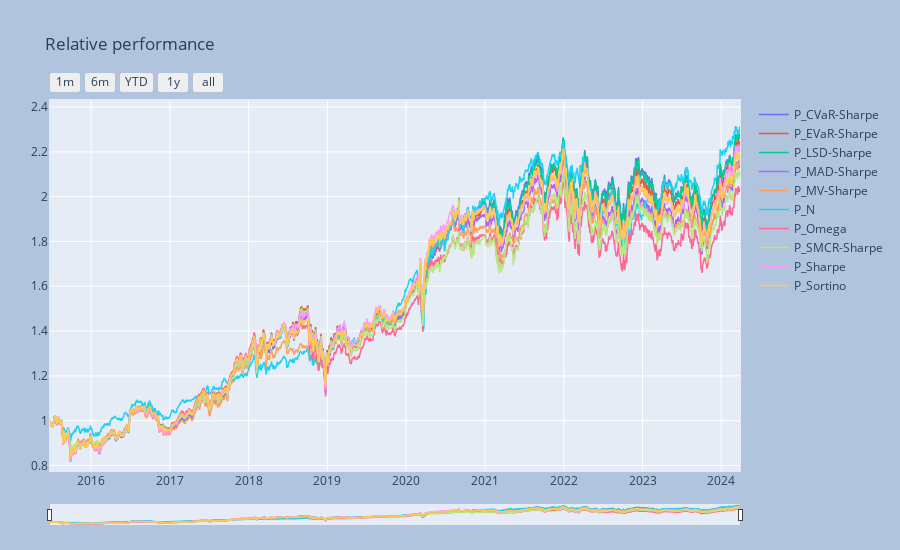

The cell this chart's notebook holds for it:
### Markdown cell above
### Time-series visualization 

We used the flag `componly=True` to plot only the portfolio components.

### Code cell
_ = ps.port_view_all(componly=True, fancy=True, title="Relative performance")

### Figure 1 — Plotly figure (JSON) as saved in the notebook; plotly's stock layout.template omitted (floating-point values rounded to 4 significant figures; data arrays with more than 128 entries replaced by an {"elided": "..."} marker saying what was removed)
{"data": [{"line": {"width": 1.5}, "name": "P_CVaR-Sharpe", "type": "scatter", "x": {"elided": "2205 str values"}, "y": {"elided": "2205 float values"}}, {"line": {"width": 1.5}, "name": "P_EVaR-Sharpe", "type": "scatter", "x": {"elided": "2205 str values"}, "y": {"elided": "2205 float values"}}, {"line": {"width": 1.5}, "name": "P_LSD-Sharpe", "type": "scatter", "x": {"elided": "2205 str values"}, "y": {"elided": "2205 float values"}}, {"line": {"width": 1.5}, "name": "P_MAD-Sharpe", "type": "scatter", "x": {"elided": "2205 str values"}, "y": {"elided": "2205 float values"}}, {"line": {"width": 1.5}, "name": "P_MV-Sharpe", "type": "scatter", "x": {"elided": "2205 str values"}, "y": {"elided": "2205 float values"}}, {"line": {"width": 1.5}, "name": "P_N", "type": "scatter", "x": {"elided": "2205 str values"}, "y": {"elided": "2205 float values"}}, {"line": {"width": 1.5}, "name": "P_Omega", "type": "scatter", "x": {"elided": "2205 str values"}, "y": {"elided": "2205 float values"}}, {"line": {"width": 1.5}, "name": "P_SMCR-Sharpe", "type": "scatter", "x": {"elided": "2205 str values"}, "y": {"elided": "2205 float values"}}, {"line": {"width": 1.5}, "name": "P_Sharpe", "type": "scatter", "x": {"elided": "2205 str values"}, "y": {"elided": "2205 float values"}}, {"line": {"width": 1.5}, "name": "P_Sortino", "type": "scatter", "x": {"elided": "2205 str values"}, "y": {"elided": "2205 float values"}}], "layout": {"autosize": false, "height": 550, "margin": {"b": 25, "l": 50, "pad": 1, "r": 50, "t": 100}, "paper_bgcolor": "LightSteelBlue", "title": {"text": "Relative performance"}, "width": 900, "xaxis": {"autorange": false, "fixedrange": false, "range": ["2015-06-25T00:00:00", "2024-03-28T00:00:00"], "rangeselector": {"buttons": [{"count": 1, "label": "1m", "step": "month", "stepmode": "backward"}, {"count": 6, "label": "6m", "step": "month", "stepmode": "backward"}, {"count": 1, "label": "YTD", "step": "year", "stepmode": "todate"}, {"count": 1, "label": "1y", "step": "year", "stepmode": "backward"}, {"step": "all"}]}, "rangeslider": {"thickness": 0.05, "visible": true}, "title": {}, "type": "date"}, "yaxis": {"autorange": false, "fixedrange": false, "range": [0.7755, 2.431], "title": {}}}}
